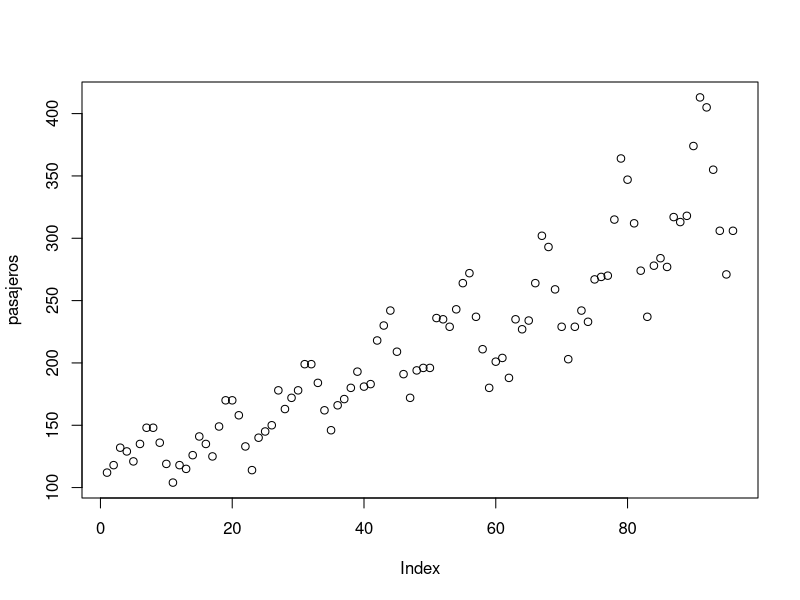
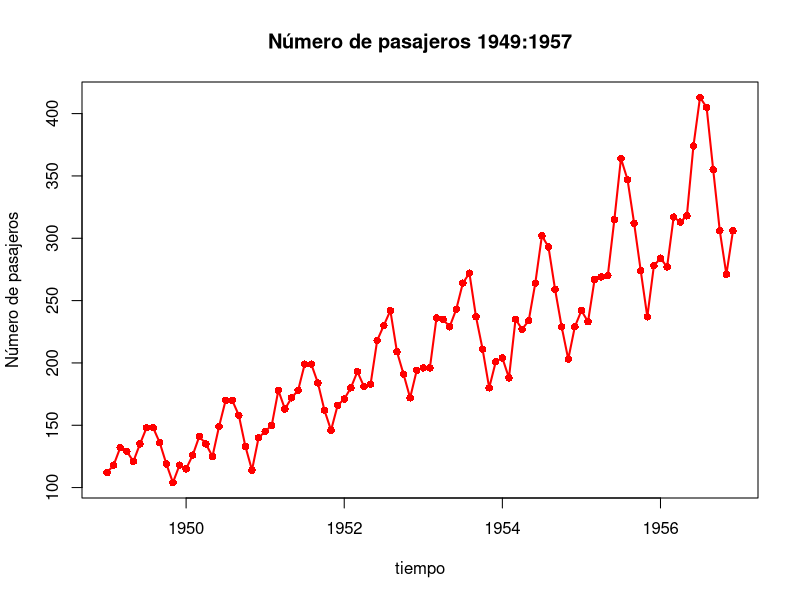
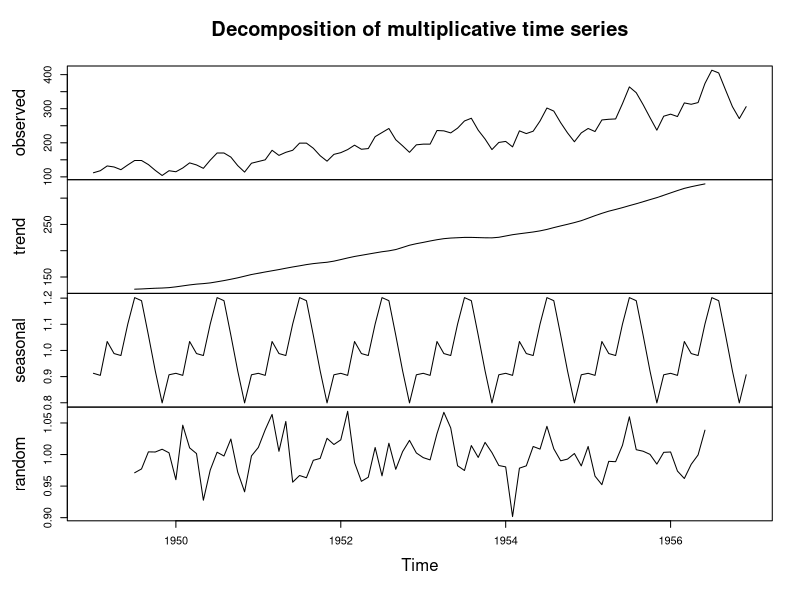
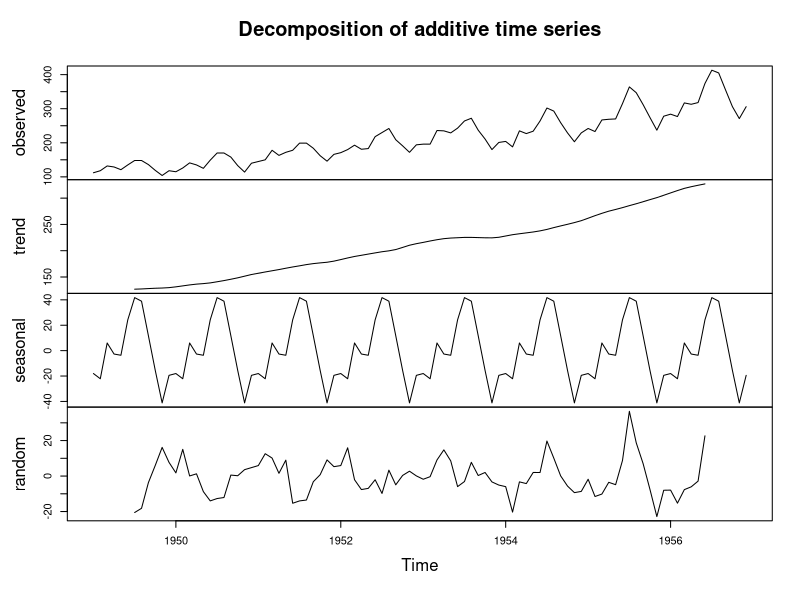
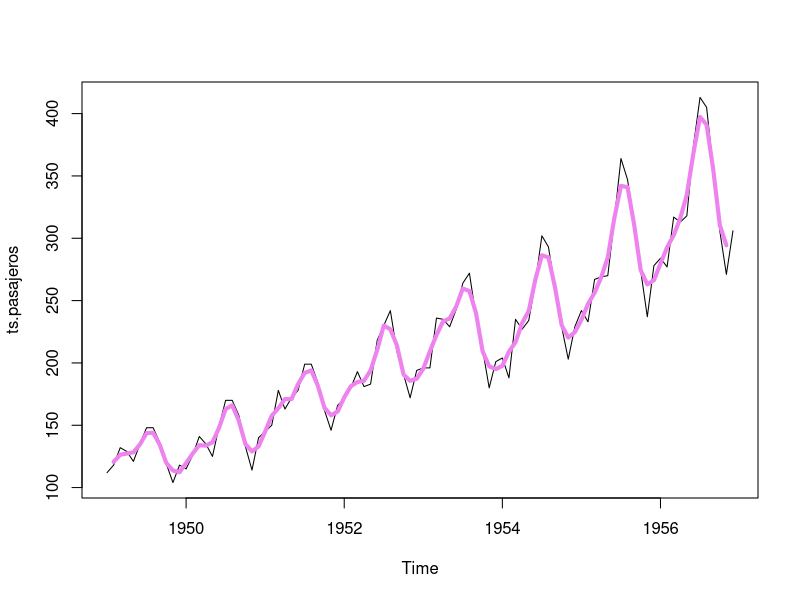
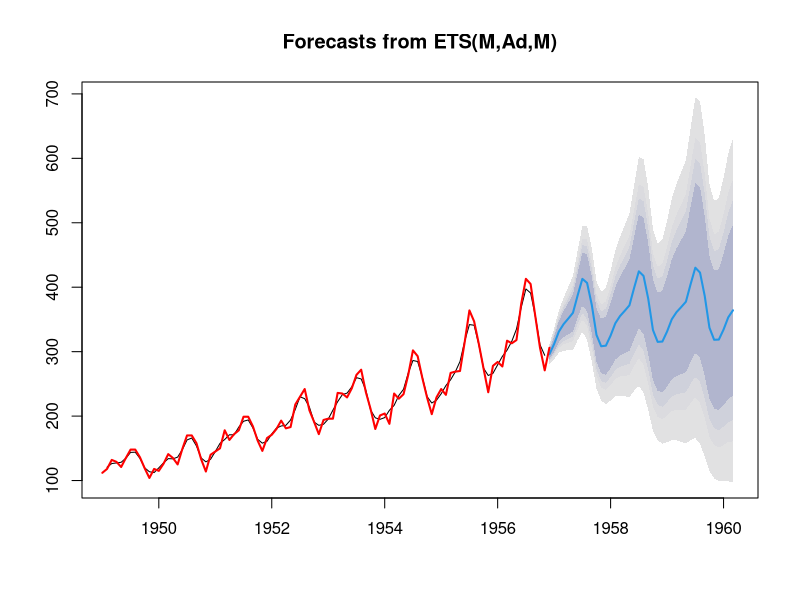
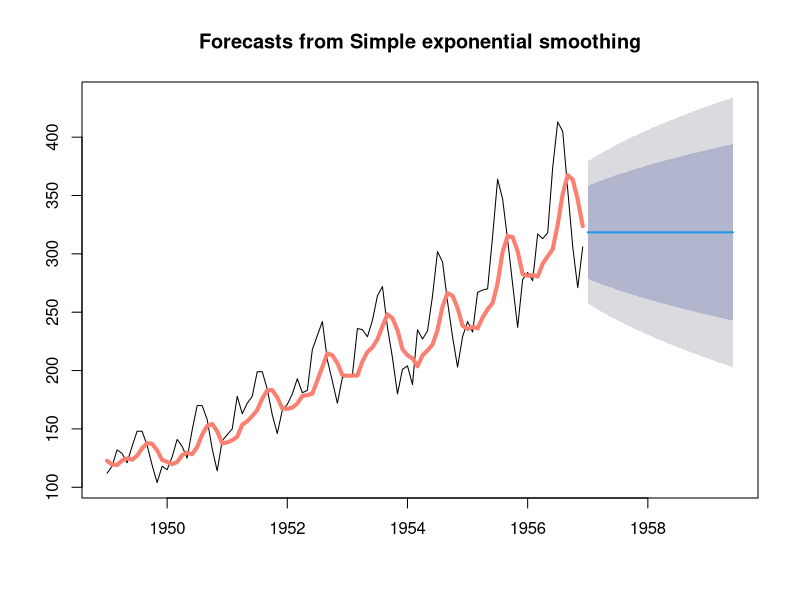
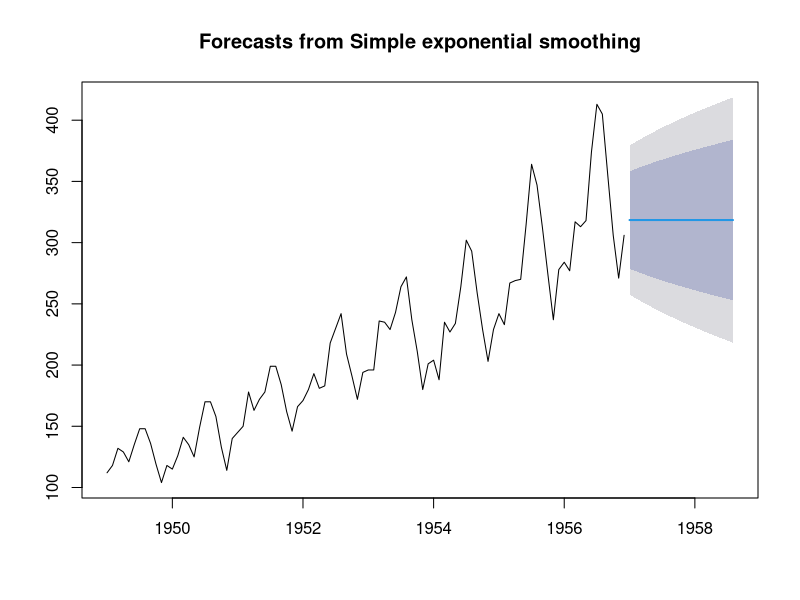

Reproduce these figures in R, in order.
## ---- chunk 1
knitr::opts_chunk$set(echo = TRUE, comment = NULL)  
ruta <- "~/Dropbox/Academia/COFECE/datos/st/"  #### Define aquí el directorio de datos
## ---- chunk 2
pasajeros <- c(112, 118 , 132 , 129 , 121 , 135 , 148 , 148 , 136 , 119 , 104 , 118,
115 , 126 , 141 , 135 , 125 , 149 , 170 , 170 , 158 , 133 , 114 , 140,
145 , 150 , 178 , 163 , 172 , 178 , 199 , 199 , 184 , 162 , 146 , 166,
171 , 180 , 193 , 181 , 183 , 218 , 230 , 242 , 209 , 191 , 172 , 194,
196 , 196 , 236 , 235 , 229 , 243 , 264 , 272 , 237 , 211 , 180 , 201,
204 , 188 , 235 , 227 , 234 , 264 , 302 , 293 , 259 , 229 , 203 , 229,
242 , 233 , 267 , 269 , 270 , 315 , 364 , 347 , 312 , 274 , 237 , 278,
284 , 277 , 317 , 313 , 318 , 374 , 413 , 405 , 355 , 306 , 271 , 306) 

(n <- length(pasajeros))  #número de observaciones disponibles

plot(pasajeros)

# Para dar formato a la serie de tiempo, usamos la función ts

(ts.pasajeros <- ts(data = pasajeros, start = c(1949,1), frequency = 12))

plot(ts.pasajeros, main = "Número de pasajeros 1949:1957", type = "o", pch=16, 
     col="red", lwd=2, xlab = "tiempo", ylab = "Número de pasajeros")

## ---- chunk 3
m <- decompose(ts.pasajeros, type = "m")
plot(m)

a <- decompose(ts.pasajeros, type = "additive")
plot(a)
## ---- chunk 4
library(forecast) # Rob Hyndman https://otexts.com/fpp2

plot(ts.pasajeros)
(ma5 <- ma(ts.pasajeros,order = 3))
lines(ma5,col = "violet",lwd=4)

# Para hacer un pronóstico de un horizonte de 20 periodos
(F5 <- forecast(ma5, h = 40, level = c(0.80,0.90,0.95,0.99))) # h es el horizonte 
plot(F5)
lines(ts.pasajeros, col = "red", lwd = 2)
## ---- chunk 5
# Vamos a calcular el ajuste
error <- (ma5 - ts.pasajeros)^2
sum(error, na.rm=T)
## ---- chunk 6
(se1 <- ses(ts.pasajeros, alpha= 0.3,h = 30))
plot(se1)
lines(se1$fitted,lwd=4,col="salmon")
forecast(se1, h=20)
plot(forecast(se1, h=20))
## ---- chunk 7
m <- HoltWinters(ts.pasajeros)
plot(m) # la serie completa
plot(fitted(m)) # los componentes de la serie estimada
plot(forecast(m, h = 20))

# se puede tener control fino de cada parámetro
plot(HoltWinters(ts.pasajeros, seasonal = "additive"))
plot(HoltWinters(ts.pasajeros, alpha = 0.5, beta = 0.4, gamma = 0.2), col = "green", lwd = 3)
## ---- chunk 8
kleenex <- read.table("kleenex.txt")   # lee los datos
kleenex <- ts(kleenex, start = 1, freq = 52)  # convierte a una serie con frecuencia semanal. 
plot(kleenex, main = "Valores originales de la serie",
              xlab = "Tiempo",
              ylab = "paquetes de kleenex")
## ---- chunk 9
dkleenex <- diff(kleenex, differences = 1)
plot(dkleenex, main = "Primeras diferencias de la serie de kleenex", 
               xlab = "Tiempo",
               ylab = "primeras diferencias")
## ---- chunk 10
d2kleenex <- diff(kleenex, difference = 2)
head(d2kleenex)
plot(d2kleenex, main = "Segunda diferencia de kleenex")
## ---- chunk 11
layout(matrix(c(1,1,2,2,3,4,5,6),nrow=2,byrow=T))
plot(kleenex, main = "Serie kleenex original")
plot(dkleenex, main = "Serie kleenex diferenciada")
acf(kleenex)
pacf(kleenex)
acf(dkleenex)
pacf(dkleenex)
## ---- chunk 12
Box.test(dkleenex, lag = 1, type = "Box") # h= 1 en este ejemplo
Box.test(dkleenex, lag = 1, type = "Ljung")
## ---- chunk 13
#AIC guarda el criterio de información de Akaike
AIC <- array(NA, dim=c(4,2,4), dimnames = list(paste("p=",0:3), paste("d=",0:1), paste("q=",0:3)))
for(p in 1:4) for(q in 1:4)	for(d in 1:2) AIC[p,d,q] <- arima(kleenex, order = c(p-1,d-1,q-1))$aic
AIC
## ---- chunk 14
mod1 <- arima(kleenex,order = c(3,1,2))
mod1
mod2 <- arima(kleenex, order = c(0,1,1))
mod2
tsdiag(mod1)
#Gráfica qqplot de los residuales del modelo 1

qqnorm(mod2$resid)
tsdiag(mod2)
## ---- chunk 15
pron1 <- predict(mod1,12)  # Haz una predicción de 12 periodos.
pron1
ts.plot(kleenex, pron1$pred, pron1$pred +2*pron1$se, pron1$pred -2*pron1$se)
## ---- chunk 16
ipc <- read.csv("ipcbmv1999-2005.txt", header = T)$ipc
# la función layout permite hacer arreglos de gráficas de diferentes dimensiones 
# en un sólo frame.
layout(rbind(c(1,1), c(0,0), c(2,3)), heights = c(2,0,1))
plot(ipc, type = "o", cex = 0.4,
     main = "Indice diario de la Bolsa Mexicana de Valores, 1999-2005", xlab = "día", ylab = "índice")
abline(h = seq(4000, 16000, by = 1000), col = "snow3", lty=3) #agrega lineas punteadas horizontales         
acf(ipc) #función de autocorrelación
pacf(ipc) #función de autocorrelación parcial

# Diferenciamos la serie para tratar de hacerla estacionaria
# y reptimos las gráficas para la serie diferenciada
dipc <- diff(ipc)
layout(rbind(c(1,1),c(0,0),c(2,3)),heights=c(2,0,1))
plot(dipc,type="o",cex=0.4,
main="1a dif. Indice diario de la Bolsa Mexicana de Valores, 1999-2005",xlab="día",ylab="índice")
abline(h=seq(-400,400,by=100),col="snow3",lty=3) #agrega lineas punteadas horizontales         
acf.ipcdif <- acf(dipc) #función de autocorrelación
pacf.ipcdif <- pacf(dipc) #función de autocorrelación parcial
## ---- chunk 17
#Box-Pierce
Box.test(dipc,lag = 30, type = "Box-Pierce")
#Ljung-Box
Box.test(dipc,lag = 30, type = "Ljung-Box")
(mod1 <- arima(dipc,order = c(3,1,2))) # Ejemplo de un modelo ajustado


# Prueba de Dickey Fuller para revisar si la serie es estacionaria (también se conocen como pruebas de
# raíz unitaria)
library(tseries)  # aqui está la función.
adf.test(dipc, k = 0) # k es el número de componentes incluídos en la ecuación de regresión que se prueba
